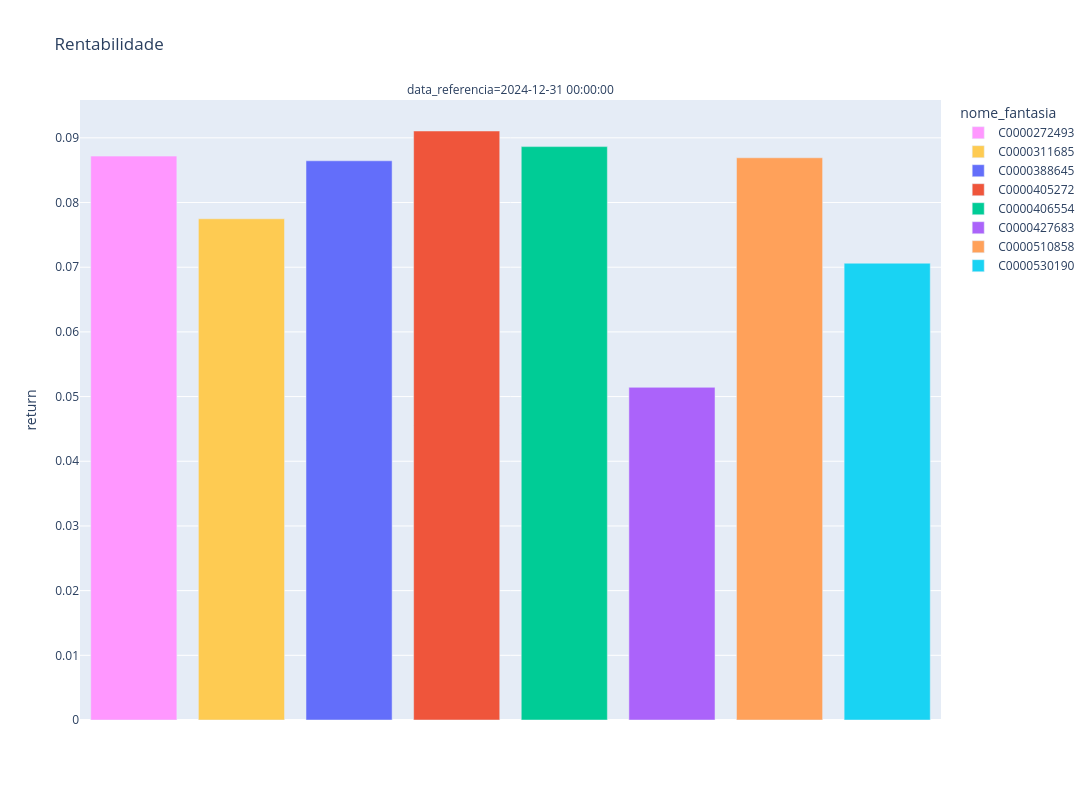

Notebook source saved alongside this figure:
### Code cell
df = returns_ano
list(df.columns.values)
df['data_referencia'] = df.index
df = pd.melt(df, id_vars=['data_referencia'], value_vars=list(df.columns.values),
        var_name='nome_fantasia', value_name='return')
#display(teste)


fig = px.bar(df, y="return",x="nome_fantasia", color="nome_fantasia", facet_col="data_referencia", color_discrete_map=color_map
                       , title='Rentabilidade'
                       , height=800
                       , width=1200)
fig.update_xaxes(visible=False, showticklabels=False)
fig.update_yaxes(matches=None)
fig.show()

### Figure 1 — Plotly figure (JSON) as saved in the notebook; plotly's stock layout.template omitted (floating-point values rounded to 4 significant figures)
{"data": [{"alignmentgroup": "True", "hovertemplate": "nome_fantasia=%{x}<br>data_referencia=2024-12-31 00:00:00<br>return=%{y}<extra></extra>", "legendgroup": "C0000272493", "marker": {"color": "#FF97FF", "pattern": {"shape": ""}}, "name": "C0000272493", "offsetgroup": "C0000272493", "orientation": "v", "showlegend": true, "textposition": "auto", "type": "bar", "x": ["C0000272493"], "xaxis": "x", "y": [0.08717], "yaxis": "y"}, {"alignmentgroup": "True", "hovertemplate": "nome_fantasia=%{x}<br>data_referencia=2024-12-31 00:00:00<br>return=%{y}<extra></extra>", "legendgroup": "C0000311685", "marker": {"color": "#FECB52", "pattern": {"shape": ""}}, "name": "C0000311685", "offsetgroup": "C0000311685", "orientation": "v", "showlegend": true, "textposition": "auto", "type": "bar", "x": ["C0000311685"], "xaxis": "x", "y": [0.07748], "yaxis": "y"}, {"alignmentgroup": "True", "hovertemplate": "nome_fantasia=%{x}<br>data_referencia=2024-12-31 00:00:00<br>return=%{y}<extra></extra>", "legendgroup": "C0000388645", "marker": {"color": "#636efa", "pattern": {"shape": ""}}, "name": "C0000388645", "offsetgroup": "C0000388645", "orientation": "v", "showlegend": true, "textposition": "auto", "type": "bar", "x": ["C0000388645"], "xaxis": "x", "y": [0.08645], "yaxis": "y"}, {"alignmentgroup": "True", "hovertemplate": "nome_fantasia=%{x}<br>data_referencia=2024-12-31 00:00:00<br>return=%{y}<extra></extra>", "legendgroup": "C0000405272", "marker": {"color": "#EF553B", "pattern": {"shape": ""}}, "name": "C0000405272", "offsetgroup": "C0000405272", "orientation": "v", "showlegend": true, "textposition": "auto", "type": "bar", "x": ["C0000405272"], "xaxis": "x", "y": [0.09106], "yaxis": "y"}, {"alignmentgroup": "True", "hovertemplate": "nome_fantasia=%{x}<br>data_referencia=2024-12-31 00:00:00<br>return=%{y}<extra></extra>", "legendgroup": "C0000406554", "marker": {"color": "#00cc96", "pattern": {"shape": ""}}, "name": "C0000406554", "offsetgroup": "C0000406554", "orientation": "v", "showlegend": true, "textposition": "auto", "type": "bar", "x": ["C0000406554"], "xaxis": "x", "y": [0.08864], "yaxis": "y"}, {"alignmentgroup": "True", "hovertemplate": "nome_fantasia=%{x}<br>data_referencia=2024-12-31 00:00:00<br>return=%{y}<extra></extra>", "legendgroup": "C0000427683", "marker": {"color": "#ab63fa", "pattern": {"shape": ""}}, "name": "C0000427683", "offsetgroup": "C0000427683", "orientation": "v", "showlegend": true, "textposition": "auto", "type": "bar", "x": ["C0000427683"], "xaxis": "x", "y": [0.05143], "yaxis": "y"}, {"alignmentgroup": "True", "hovertemplate": "nome_fantasia=%{x}<br>data_referencia=2024-12-31 00:00:00<br>return=%{y}<extra></extra>", "legendgroup": "C0000510858", "marker": {"color": "#FFA15A", "pattern": {"shape": ""}}, "name": "C0000510858", "offsetgroup": "C0000510858", "orientation": "v", "showlegend": true, "textposition": "auto", "type": "bar", "x": ["C0000510858"], "xaxis": "x", "y": [0.08691], "yaxis": "y"}, {"alignmentgroup": "True", "hovertemplate": "nome_fantasia=%{x}<br>data_referencia=2024-12-31 00:00:00<br>return=%{y}<extra></extra>", "legendgroup": "C0000530190", "marker": {"color": "#19d3f3", "pattern": {"shape": ""}}, "name": "C0000530190", "offsetgroup": "C0000530190", "orientation": "v", "showlegend": true, "textposition": "auto", "type": "bar", "x": ["C0000530190"], "xaxis": "x", "y": [0.07061], "yaxis": "y"}], "layout": {"annotations": [{"font": {}, "showarrow": false, "text": "data_referencia=2024-12-31 00:00:00", "x": 0.5, "xanchor": "center", "xref": "paper", "y": 1, "yanchor": "bottom", "yref": "paper"}], "barmode": "relative", "height": 800, "legend": {"title": {"text": "nome_fantasia"}, "tracegroupgap": 0}, "title": {"text": "Rentabilidade"}, "width": 1200, "xaxis": {"anchor": "y", "autorange": true, "categoryarray": ["C0000272493", "C0000311685", "C0000388645", "C0000405272", "C0000406554", "C0000427683", "C0000510858", "C0000530190"], "categoryorder": "array", "domain": [0, 1], "range": [-0.5, 7.5], "showticklabels": false, "title": {"text": "nome_fantasia"}, "type": "category", "visible": false}, "yaxis": {"anchor": "x", "autorange": true, "domain": [0, 1], "range": [0, 0.09585], "title": {"text": "return"}, "type": "linear"}}}
